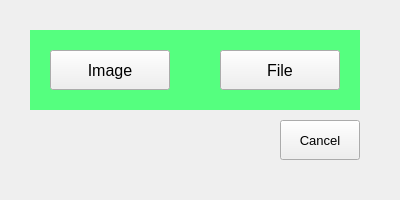
<?xml version="1.0" encoding="UTF-8"?>
<ui version="4.0">
 <class>UploadWindow</class>
 <widget class="QMainWindow" name="UploadWindow">
  <property name="geometry">
   <rect>
    <x>0</x>
    <y>0</y>
    <width>400</width>
    <height>200</height>
   </rect>
  </property>
  <property name="windowTitle">
   <string>MainWindow</string>
  </property>
  <widget class="QWidget" name="centralwidget">
   <widget class="QPushButton" name="image_pushButton">
    <property name="geometry">
     <rect>
      <x>50</x>
      <y>50</y>
      <width>120</width>
      <height>40</height>
     </rect>
    </property>
    <property name="font">
     <font>
      <pointsize>12</pointsize>
     </font>
    </property>
    <property name="text">
     <string>Image</string>
    </property>
   </widget>
   <widget class="QPushButton" name="file_pushButton">
    <property name="geometry">
     <rect>
      <x>220</x>
      <y>50</y>
      <width>120</width>
      <height>40</height>
     </rect>
    </property>
    <property name="font">
     <font>
      <pointsize>12</pointsize>
     </font>
    </property>
    <property name="text">
     <string>File</string>
    </property>
   </widget>
   <widget class="QPushButton" name="cancel_pushButton">
    <property name="geometry">
     <rect>
      <x>280</x>
      <y>120</y>
      <width>80</width>
      <height>40</height>
     </rect>
    </property>
    <property name="font">
     <font>
      <pointsize>10</pointsize>
     </font>
    </property>
    <property name="text">
     <string>Cancel</string>
    </property>
   </widget>
   <widget class="QLabel" name="label">
    <property name="geometry">
     <rect>
      <x>30</x>
      <y>30</y>
      <width>330</width>
      <height>80</height>
     </rect>
    </property>
    <property name="styleSheet">
     <string notr="true">background-color: rgb(85, 255, 127);</string>
    </property>
    <property name="frameShape">
     <enum>QFrame::NoFrame</enum>
    </property>
    <property name="text">
     <string/>
    </property>
   </widget>
   <zorder>label</zorder>
   <zorder>image_pushButton</zorder>
   <zorder>file_pushButton</zorder>
   <zorder>cancel_pushButton</zorder>
  </widget>
  <widget class="QMenuBar" name="menubar">
   <property name="geometry">
    <rect>
     <x>0</x>
     <y>0</y>
     <width>400</width>
     <height>26</height>
    </rect>
   </property>
  </widget>
 </widget>
 <resources/>
 <connections/>
</ui>
